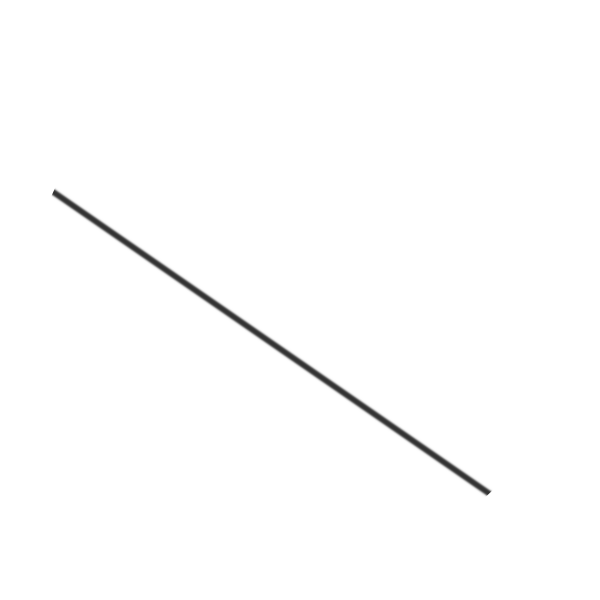
Frame 1 (no input)
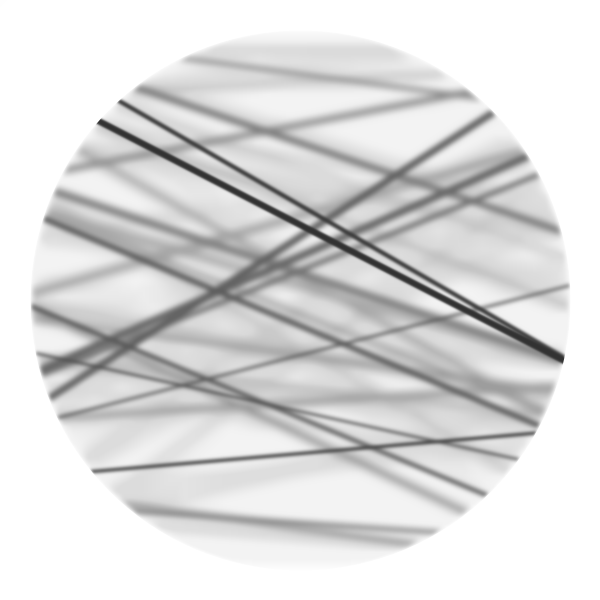
Frame 60 (the mouse pressed at the canvas centre just before this capture)
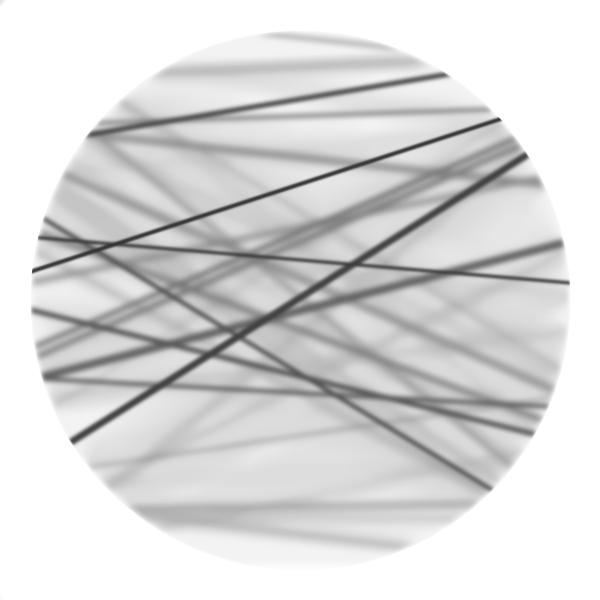
Frame 120 (the mouse held since frame 60 and released just before this capture)

The Processing sketch that drew these frames (run headless with seeded random() and noise(); from frame 60 on, the mouse is pressed at the canvas centre):

// Processing sketch: processing_135099
// ── processing_135099.pde

void setup() {
  size(600, 600);
  background(255);
}
void mousePressed() {
  background(random(255),random(255),random(255));
}

void draw() {
  noStroke();
  fill(255,10);
  rect(0,0,width,height);
  noFill();
  stroke(50);
  strokeWeight(random(2,8));
  line(0, random(height), width, random(height));
  stroke(255);
  strokeWeight(150);
  filter(BLUR);
  ellipse(width/2, height/2, width*1.15, width*1.15);
}
